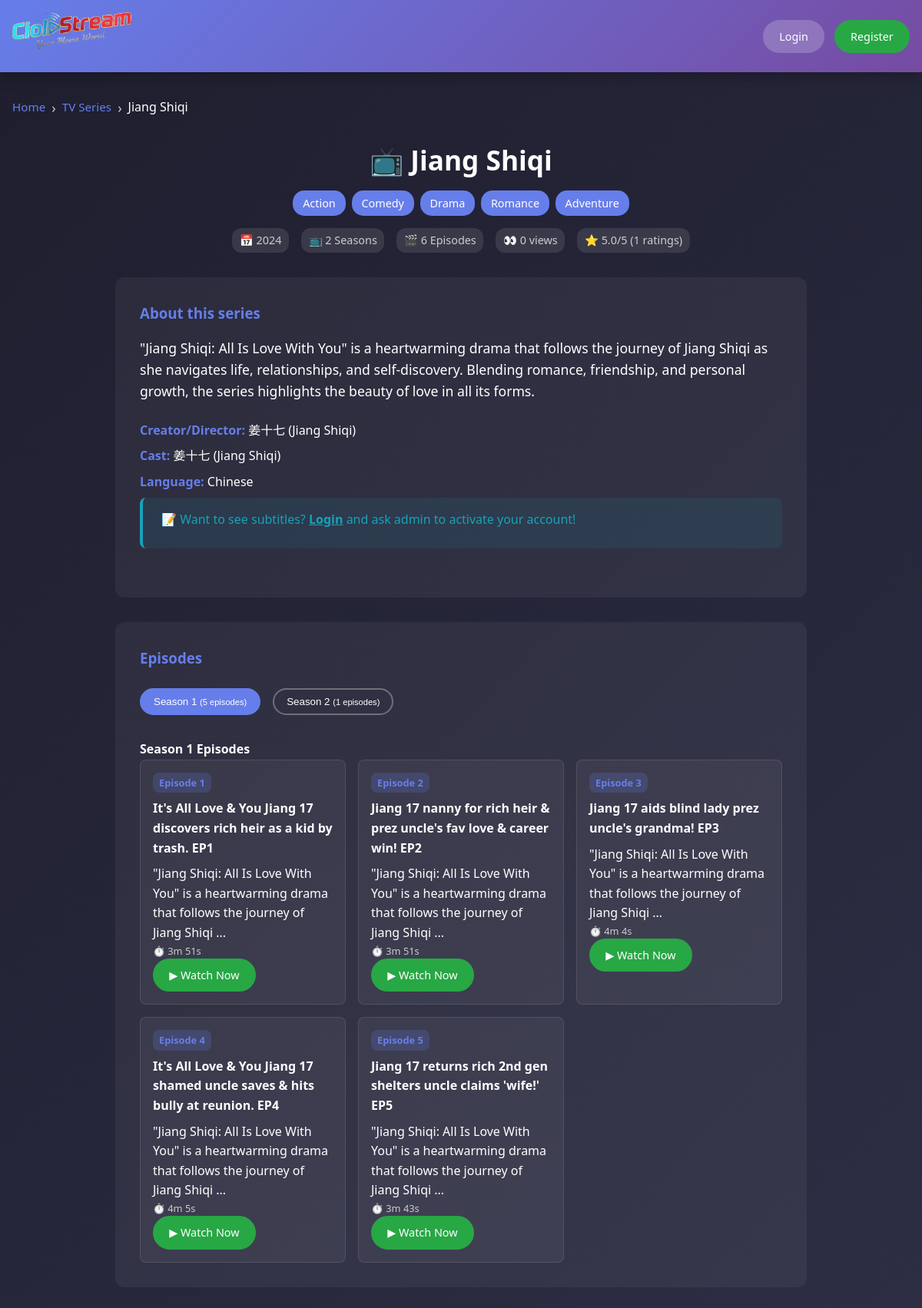
Screenshot of /series.php?id=4 with the database file from the repository.
### tables this page shows
CREATE TABLE `series` (
  `id` int NOT NULL AUTO_INCREMENT,
  `title` varchar(255) NOT NULL,
  `description` text,
  `thumbnail_url` varchar(500) DEFAULT NULL,
  `release_year` year DEFAULT NULL,
  `imdb_rating` decimal(3,1) DEFAULT NULL,
  `language` varchar(50) DEFAULT 'English',
  `director` varchar(100) DEFAULT NULL,
  `cast` text,
  `tags` varchar(500) DEFAULT NULL,
  `view_count` int DEFAULT '0',
  `featured` tinyint(1) DEFAULT '0',
  `status` enum('active','inactive','coming_soon') DEFAULT 'active',
  `created_at` timestamp NULL DEFAULT CURRENT_TIMESTAMP,
  `updated_at` timestamp NULL DEFAULT CURRENT_TIMESTAMP ON UPDATE CURRENT_TIMESTAMP,
  PRIMARY KEY (`id`)
);

CREATE TABLE `seasons` (
  `id` int NOT NULL AUTO_INCREMENT,
  `series_id` int NOT NULL,
  `season_number` int NOT NULL,
  `title` varchar(255) DEFAULT NULL,
  `description` text,
  `thumbnail_url` varchar(500) DEFAULT NULL,
  `release_year` year DEFAULT NULL,
  `episode_count` int DEFAULT '0',
  `status` enum('active','inactive') DEFAULT 'active',
  `created_at` timestamp NULL DEFAULT CURRENT_TIMESTAMP,
  PRIMARY KEY (`id`),
  UNIQUE KEY `unique_series_season` (`series_id`,`season_number`),
  CONSTRAINT `seasons_ibfk_1` FOREIGN KEY (`series_id`) REFERENCES `series` (`id`) ON DELETE CASCADE
);

CREATE TABLE `videos` (
  `id` int NOT NULL AUTO_INCREMENT,
  `title` varchar(255) NOT NULL,
  `content_type` enum('movie','episode') DEFAULT 'movie',
  `series_id` int DEFAULT NULL,
  `season_id` int DEFAULT NULL,
  `episode_number` int DEFAULT NULL,
  `genre` varchar(100) NOT NULL,
  `youtube_id` varchar(50) NOT NULL,
  `description` text,
  `thumbnail_url` varchar(500) DEFAULT NULL,
  `duration_seconds` int DEFAULT '0',
  `release_year` year DEFAULT NULL,
  `imdb_rating` decimal(3,1) DEFAULT NULL,
  `language` varchar(50) DEFAULT 'English',
  `director` varchar(100) DEFAULT NULL,
  `cast` text,
  `tags` varchar(500) DEFAULT NULL,
  `view_count` int DEFAULT '0',
  `featured` tinyint(1) DEFAULT '0',
  `status` enum('active','inactive','coming_soon') DEFAULT 'active',
  `created_at` timestamp NULL DEFAULT CURRENT_TIMESTAMP,
  `updated_at` timestamp NULL DEFAULT CURRENT_TIMESTAMP ON UPDATE CURRENT_TIMESTAMP,
  PRIMARY KEY (`id`),
  UNIQUE KEY `unique_episode` (`series_id`,`season_id`,`episode_number`),
  KEY `idx_videos_content_type` (`content_type`),
  KEY `idx_videos_series` (`series_id`),
  KEY `idx_videos_season` (`season_id`),
  KEY `idx_videos_genre` (`genre`),
  KEY `idx_videos_status` (`status`),
  KEY `idx_videos_featured` (`featured`),
  CONSTRAINT `videos_ibfk_1` FOREIGN KEY (`series_id`) REFERENCES `series` (`id`) ON DELETE CASCADE,
  CONSTRAINT `videos_ibfk_2` FOREIGN KEY (`season_id`) REFERENCES `seasons` (`id`) ON DELETE CASCADE
);

### public/series.php (the view, shortened to what this page needs)
<?php
require_once '../config/database.php';
require_once '../includes/functions.php';
$series_id = isset($_GET['id']) ? (int)$_GET['id'] : 0;
$selected_season = isset($_GET['season']) ? (int)$_GET['season'] : 1;
$current_user = getCurrentUserSession($pdo);
$user_id = $current_user ? $current_user['user_id'] : null;
$user_status = $current_user ? $current_user['status'] : null;
$username = $current_user ? $current_user['username'] : null;
$expiry_date = $current_user ? $current_user['expiry_date'] : null;
try {
    $stmt = $pdo->prepare("
        SELECT s.*,
               COALESCE(AVG(r.rating), 0) as avg_rating,
               COUNT(r.rating) as rating_count,
               s.view_count
        FROM series s
        LEFT JOIN ratings r ON s.id = r.series_id
        WHERE s.id = ? AND s.status = 'active'
        GROUP BY s.id
    ");
    $stmt->execute([$series_id]);
    $series = $stmt->fetch();
} catch (Exception $e) {
    error_log("Error loading series: " . $e->getMessage());
    header('Location: index.php');
    exit;
}
try {
    $stmt = $pdo->prepare("
        SELECT GROUP_CONCAT(g.name SEPARATOR ', ') as genres
        FROM series_genres sg
        JOIN genres g ON sg.genre_id = g.id
        WHERE sg.series_id = ?
    ");
    $stmt->execute([$series_id]);
    $genre_result = $stmt->fetch();
    $series['genres'] = $genre_result ? $genre_result['genres'] : '';
} catch (Exception $e) {
    error_log("Error loading series genres: " . $e->getMessage());
    $series['genres'] = '';
}
try {
    $stmt = $pdo->prepare("
        SELECT s.*,
               COUNT(v.id) as episode_count
        FROM seasons s
        LEFT JOIN videos v ON s.id = v.season_id AND v.status = 'active' AND v.content_type = 'episode'
        WHERE s.series_id = ?
        GROUP BY s.id
        ORDER BY s.season_number
    ");
    $stmt->execute([$series_id]);
    $seasons = $stmt->fetchAll();
} catch (Exception $e) {
    error_log("Error loading seasons: " . $e->getMessage());
    $seasons = [];
}
$series['seasons'] = [];
foreach ($seasons as $season) {
    try {
        if ($user_id) {
            $episode_query = "
                SELECT v.*,
                       COALESCE(AVG(r.rating), 0) as avg_rating,
                       up.progress_seconds,
                       up.completed,
                       up.last_watched
                FROM videos v
                LEFT JOIN ratings r ON v.id = r.video_id
                LEFT JOIN user_progress up ON v.id = up.video_id AND up.user_id = ?
                WHERE v.season_id = ? AND v.status = 'active' AND v.content_type = 'episode'
                GROUP BY v.id, up.progress_seconds, up.completed, up.last_watched
                ORDER BY v.episode_number";
            $stmt = $pdo->prepare($episode_query);
            $stmt->execute([$user_id, $season['id']]);
        } else {
            $episode_query = "
                SELECT v.*,
                       COALESCE(AVG(r.rating), 0) as avg_rating
                FROM videos v
                LEFT JOIN ratings r ON v.id = r.video_id
                WHERE v.season_id = ? AND v.status = 'active' AND v.content_type = 'episode'
                GROUP BY v.id
                ORDER BY v.episode_number";
            $stmt = $pdo->prepare($episode_query);
            $stmt->execute([$season['id']]);
        }
        $season['episodes'] = $stmt->fetchAll();
        $series['seasons'][] = $season;
    } catch (Exception $e) {
        error_log("Error loading episodes for season {$season['id']}: " . $e->getMessage());
        $season['episodes'] = [];
        $series['seasons'][] = $season;
    }
}
$current_season = null;
foreach ($series['seasons'] as $season) {
    if ($season['season_number'] == $selected_season) {
        $current_season = $season;
        break;
    }
}
?>
<!DOCTYPE html>
<html lang="en">
<head>
    <link rel="stylesheet" href="../assets/css/style.css">
</head>
<body>
    <header>
        <nav class="navbar">
            <div class="nav-container">
                <div class="logo">
                    <a href="index.php">
                        <img src="../img/logo.png" alt="CiolStream" style="height: 50px; width: auto;">
                    </a>
                </div>
                <div class="nav-links">
                    <?php if ($username): ?>
                        <span class="welcome">Welcome, <?php echo htmlspecialchars($username); ?></span>
                        <span class="status status-<?php echo $user_status; ?>">
                            <?php echo ucfirst($user_status); ?> Member
                        </span>
                        <?php if ($expiry_date && $user_status === 'active'): ?>
                            <span class="expiry">Until: <?php echo date('M d, Y', strtotime($expiry_date)); ?></span>
                        <?php endif; ?>
                        <a href="../user/dashboard.php" class="btn">Dashboard</a>
                        <a href="../logout.php" class="btn">Logout</a>
                    <?php else: ?>
                        <a href="../login.php" class="btn">Login</a>
                        <a href="../register.php" class="btn btn-primary">Register</a>
                    <?php endif; ?>
                </div>
            </div>
        </nav>
    </header>
    <main>
        <div class="container">
            <?php
            $breadcrumbs = [
                ['title' => 'Home', 'url' => 'index.php'],
                ['title' => 'TV Series', 'url' => 'index.php?type=series'],
                ['title' => $series['title']]
            ];
            echo generateBreadcrumbs($breadcrumbs);
            ?>
            <div class="video-section">
                <div class="video-header">
                    <h1>📺 <?php echo htmlspecialchars($series['title']); ?></h1>
                    <div class="video-meta">
                        <span class="genre-tags">
                            <?php
                            if ($series['genres']) {
                                $genres = explode(', ', $series['genres']);
                                foreach ($genres as $genre):
                            ?>
                                <span class="genre-tag"><?php echo htmlspecialchars($genre); ?></span>
                            <?php endforeach; } ?>
                        </span>
                        <div class="video-info-row">
                            <?php if ($series['release_year']): ?>
                                <span class="info-item">📅 <?php echo $series['release_year']; ?></span>
                            <?php endif; ?>
                            <span class="info-item">📺 <?php echo count($series['seasons']); ?> Season<?php echo count($series['seasons']) != 1 ? 's' : ''; ?></span>
                            <?php
                            $total_episodes = 0;
                            foreach ($series['seasons'] as $season) {
                                $total_episodes += count($season['episodes']);
                            }
                            ?>
                            <span class="info-item">🎬 <?php echo $total_episodes; ?> Episodes</span>
                            <span class="info-item">👀 <?php echo number_format($series['view_count']); ?> views</span>
                            <?php if ($series['avg_rating'] > 0): ?>
                                <span class="info-item">⭐ <?php echo number_format($series['avg_rating'], 1); ?>/5 (<?php echo $series['rating_count']; ?> ratings)</span>
                            <?php endif; ?>
                        </div>
                    </div>
                </div>
                <div class="video-content">
                    <div class="video-details">
                        <h3>About this series</h3>
                        <div class="description">
                            <?php echo nl2br(htmlspecialchars($series['description'])); ?>
                        </div>
                        <?php if ($series['director']): ?>
                            <p><strong>Creator/Director:</strong> <?php echo htmlspecialchars($series['director']); ?></p>
                        <?php endif; ?>
                        <?php if ($series['cast']): ?>
                            <p><strong>Cast:</strong> <?php echo htmlspecialchars($series['cast']); ?></p>
                        <?php endif; ?>
                        <?php if ($series['language']): ?>
                            <p><strong>Language:</strong> <?php echo htmlspecialchars($series['language']); ?></p>
                        <?php endif; ?>
                        <?php if (!$user_id || !userCanAccessSubtitles($user_status)): ?>
                            <div class="alert alert-info">
                                <p>📝 Want to see subtitles? <a href="../login.php">Login</a> and ask admin to activate your account!</p>
                            </div>
                        <?php endif; ?>
                    </div>
                    <div class="series-navigation">
                        <h3>Episodes</h3>
                        <?php if (count($series['seasons']) > 1): ?>
                        <div class="seasons-list">
                            <?php foreach ($series['seasons'] as $season): ?>
                                <button class="season-btn <?php echo $season['season_number'] == $selected_season ? 'active' : ''; ?>"
                                        onclick="selectSeason(<?php echo $season['season_number']; ?>)">
                                    Season <?php echo $season['season_number']; ?>
                                    <small>(<?php echo count($season['episodes']); ?> episodes)</small>
                                </button>
                            <?php endforeach; ?>
                        </div>
                        <?php endif; ?>
                        <?php if ($current_season && !empty($current_season['episodes'])): ?>
                        <div id="episodes-container">
                            <h4>Season <?php echo $current_season['season_number']; ?> Episodes</h4>
                            <div class="episodes-grid">
                                <?php foreach ($current_season['episodes'] as $episode): ?>
                                    <div class="episode-item" onclick="window.location.href='watch.php?id=<?php echo $episode['id']; ?>'">
                                        <div class="episode-header">
                                            <span class="episode-number">Episode <?php echo $episode['episode_number']; ?></span>
                                        </div>
                                        <div class="episode-title"><?php echo htmlspecialchars($episode['title']); ?></div>
                                        <?php if ($episode['description']): ?>
                                            <div class="episode-description"><?php echo htmlspecialchars(substr($episode['description'], 0, 100)); ?>...</div>
                                        <?php endif; ?>
                                        <div class="episode-meta">
                                            <?php if ($episode['duration_seconds']): ?>
                                                <span>⏱️ <?php echo formatDuration($episode['duration_seconds']); ?></span>
                                            <?php endif; ?>
                                        </div>
                                        <div class="episode-actions">
                                            <a href="watch.php?id=<?php echo $episode['id']; ?>" class="btn btn-primary" onclick="event.stopPropagation()">
                                                ▶ Watch Now
                                            </a>
                                        </div>
                                    </div>
                                <?php endforeach; ?>
                            </div>
                        </div>
                        <?php else: ?>
                            <p>No episodes available for this season.</p>
                        <?php endif; ?>
                    </div>
                </div>
            </div>
        </div>
    </main>
</body>
</html>

### rows the page displays
series: title "Jiang Shiqi", release_year "2024", view_count "0", description "\"Jiang Shiqi: All Is Love With You\" is a heartwarming drama that follows the journey of Jiang Shiqi as she navigates life, relationships, and self-discovery. Blending romance, friendship, and personal growth, the series highlights the beauty of love in all its forms.", director "姜十七 (Jiang Shiqi)", cast "姜十七 (Jiang Shiqi)", language "Chinese"
seasons: season_number "1", count($season['episodes']) "5"
seasons: season_number "2", count($season['episodes']) "1"
videos: episode_number "1", title "It's All Love & You Jiang 17 discovers rich heir as a kid by trash. EP1", description "\"Jiang Shiqi: All Is Love With You\" is a heartwarming drama that follows the journey of Jiang Shiqi", duration_seconds "3m 51s"
videos: episode_number "2", title "Jiang 17 nanny for rich heir & prez uncle's fav love & career win! EP2", description "\"Jiang Shiqi: All Is Love With You\" is a heartwarming drama that follows the journey of Jiang Shiqi", duration_seconds "3m 51s"
videos: episode_number "3", title "Jiang 17 aids blind lady prez uncle's grandma! EP3", description "\"Jiang Shiqi: All Is Love With You\" is a heartwarming drama that follows the journey of Jiang Shiqi", duration_seconds "4m 4s"
videos: episode_number "4", title "It's All Love & You Jiang 17 shamed uncle saves & hits bully at reunion. EP4", description "\"Jiang Shiqi: All Is Love With You\" is a heartwarming drama that follows the journey of Jiang Shiqi", duration_seconds "4m 5s"
videos: episode_number "5", title "Jiang 17 returns rich 2nd gen shelters uncle claims 'wife!' EP5", description "\"Jiang Shiqi: All Is Love With You\" is a heartwarming drama that follows the journey of Jiang Shiqi", duration_seconds "3m 43s"

### other values shown
$item['title'] "Jiang Shiqi"
$genre "Action"
$genre "Comedy"
$genre "Drama"
$genre "Romance"
$genre "Adventure"
count($series['seasons']) "2"
$total_episodes "6"
$series['avg_rating'] "5.0"
$series['rating_count'] "1"
